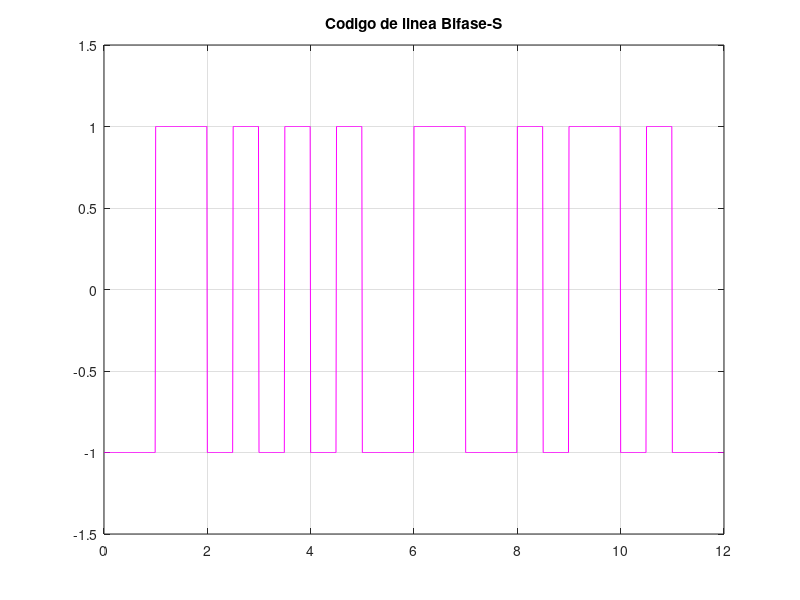
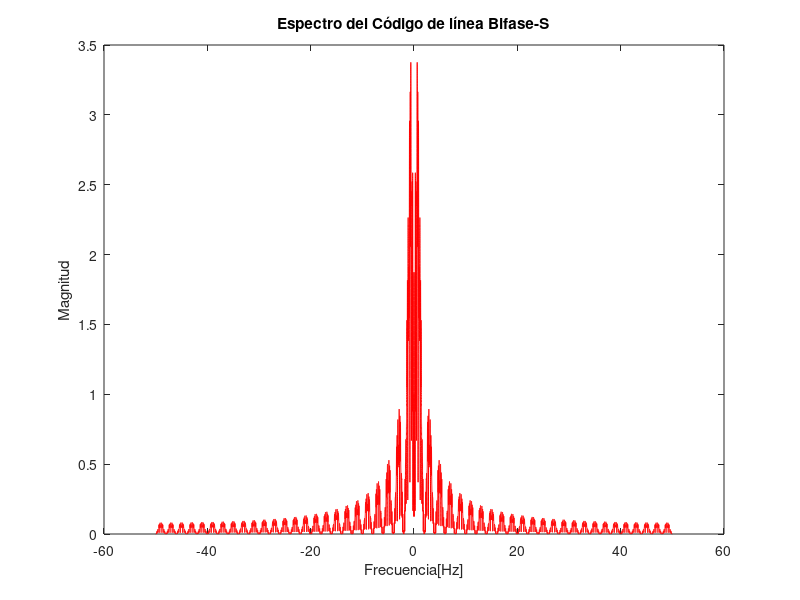

MATLAB code for these plots, in order:
clear all
close all

Tb=1;
ts=Tb/100;
fs=1/ts;
simb1_1=ones(1,50);
simb0_0=-ones(1,50);
transAB=[simb1_1 simb0_0];
transBA=[simb0_0 simb1_1];

simb1=ones(1,100);
simb0=-ones(1,100);

bits=[1 1 0 0 0 1 1 1 0 1 0 1];
%M=10000;
%bits=randi([0,1], 1, 10000);

N=length(bits);
codigo=[];
ultimoEstado=0;

for n=1:N
   if ultimoEstado==0
       if bits(n)==0
           codigo = [codigo transBA];
           ultimoEstado=0;
       else
           codigo = [codigo simb0];
           ultimoEstado=1;
       end
   else
       if bits(n)==0
           codigo = [codigo transAB];
           ultimoEstado=1;
       else
           codigo = [codigo simb1];
           ultimoEstado=0;
       end
   end
end

t=0:ts:N*Tb-ts;
plot(t,codigo, 'm', LineWidth=3)
axis([0 N*Tb -1.5 1.5])
grid
title('Codigo de linea Bifase-S')

COD=fftshift(fft(codigo,100000))*ts;
w=linspace(-fs/2, fs/2, length(COD))*2*pi; %Para que grafique las amplitudes, vector horizontal
figure(2)
plot(w/(2*pi), abs(COD), 'r')
title('Espectro del Código de línea Bifase-S');
xlabel('Frecuencia[Hz]');
ylabel('Magnitud');


%Si queremos graficarlo en Hz, dividimos w / 2*pi